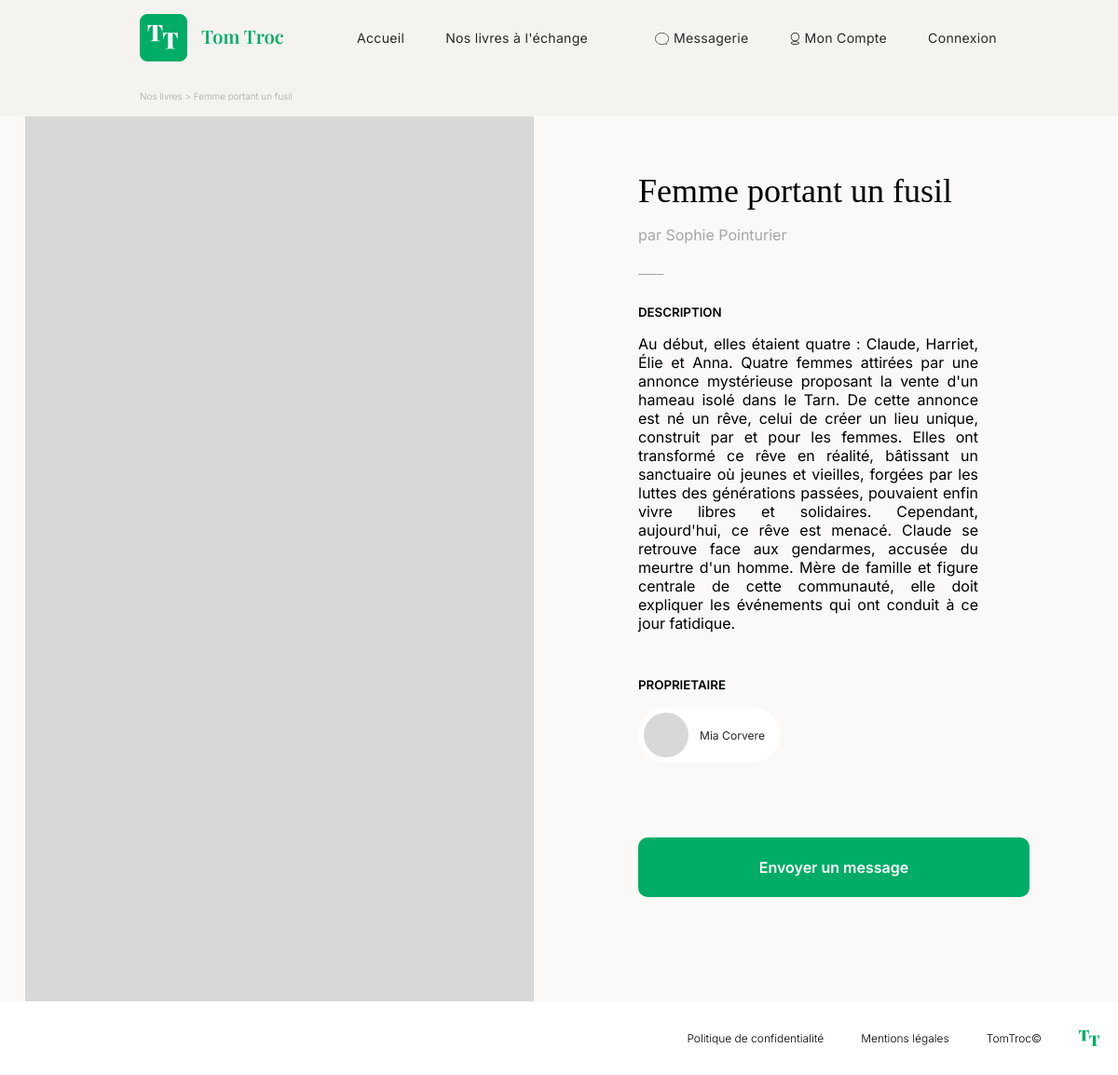
Page /index.php?action=bookDetail&bookId=48 on the committed database.
### tables this page shows
CREATE TABLE `Books` (
  `id` int(11) NOT NULL,
  `title` varchar(255) NOT NULL,
  `author` varchar(100) NOT NULL,
  `cover` varchar(255) DEFAULT NULL,
  `description` text NOT NULL,
  `disponibility` tinyint(1) NOT NULL,
  `user_id` int(11) NOT NULL
);

CREATE TABLE `Users` (
  `id` int(11) NOT NULL,
  `login` varchar(100) NOT NULL,
  `email` varchar(100) NOT NULL,
  `password` varchar(250) NOT NULL,
  `picture` varchar(255) DEFAULT NULL,
  `inscription` date DEFAULT NULL
);

### views/View.php (called while the page is built, shortened)
<?php
class View
{
    public function render(string $viewName, array $params = []) : void
    {
        $viewPath = $this->buildViewPath($viewName);
        $content = $this->_renderViewFromTemplate($viewPath, $params);
    }
    private function _renderViewFromTemplate(string $viewPath, array $params = []) : string
    {
        if (file_exists($viewPath)) {
            extract($params);
            require($viewPath);
            return ob_get_clean();
        } else {
            throw new Exception("La vue '$viewPath' est introuvable.");
        }
    }
    private function buildViewPath(string $viewName) : string
    {
        return TEMPLATE_VIEW_PATH . $viewName . '.php';
    }
}

### controllers/BookController.php (called while the page is built, shortened)
<?php
class BookController
{
    private $bookManager;
    public function __construct(BookManager $bookManager)
    {
        $this->bookManager = $bookManager;
    }
    public function showBookDetail() : void
    {
        $bookId = htmlspecialchars($_GET['bookId']);
        $book = $this->bookManager->getBookById($bookId);
        $view = new View("Titre du livre");
        $view->render("bookDetail", ['book' => $book]);
    }
}

### models/AbstractEntityManager.php (called while the page is built, shortened)
<?php
abstract class AbstractEntityManager {
    public function __construct()
    {
        $this->db = DBManager::getInstance();
    }
}

### config/autoload.php (called while the page is built, shortened)
<?php
spl_autoload_register(function($className) {
    $directories = ['services', 'models', 'controllers', 'views'];
    foreach ($directories as $directory) {
        $filePath = $directory . '/' . $className . '.php';
        if (file_exists($filePath)) {
            return;
        }
    }
});

### models/DBManager.php (called while the page is built, shortened)
<?php
class DBManager
{
    private static $instance;
    private $db;
    private function __construct()
    {
        $this->db = new PDO('mysql:host=' . DB_HOST . ';dbname=' . DB_NAME . ';charset=utf8', DB_USER, DB_PASS);
        $this->db->setAttribute(PDO::ATTR_ERRMODE, PDO::ERRMODE_EXCEPTION);
        $this->db->setAttribute(PDO::ATTR_DEFAULT_FETCH_MODE, PDO::FETCH_ASSOC);
    }
    public static function getInstance() : DBManager
    {
        if (!self::$instance) {
            self::$instance = new DBManager();
        }
        return self::$instance;
    }
    public function query(string $sql, ?array $params = null) : PDOStatement
    {
        if ($params == null) {
            $query = $this->db->query($sql);
        } else {
            $query = $this->db->prepare($sql);
            $query->execute($params);
        }
        return $query;
    }
}

### models/BookManager.php (called while the page is built, shortened)
<?php
class BookManager extends AbstractEntityManager
{
    public function getBookById(int $bookId) : ?Book
    {
        $sql = "SELECT Books.*, Users.login AS login, Users.picture AS user_picture
        FROM Books
        JOIN Users ON Books.user_id = Users.id
        WHERE Books.id = $bookId";
        $result = $this->db->query($sql);
        $book = $result->fetch();
        if ($book) {
            return new Book($book);
        }
        return null;
    }
}

### models/AbstractEntity.php (called while the page is built, shortened)
<?php
abstract class AbstractEntity
{
    protected function hydrate(array $data) : void
    {
        foreach ($data as $key => $value) {
            $method = 'set' . str_replace('_', '', ucwords($key, '_'));
        }
    }
}

### models/Book.php (called while the page is built, shortened)
<?php
class Book extends AbstractEntity
{
   private string $title;
   private string $author;
   private ?string $cover;
   private string $description;
   private int $id_user;
   private string $login;
   private ?string $user_picture;
   public function setUserId(int $id_user) : void
   {
       $this->id_user = $id_user;
   }
   public function getUserId() : int
   {
       return $this->id_user;
   }
   public function setLogin(string $login) : void
   {
       $this->login = $login;
   }
   public function getLogin() : string
   {
       return $this->login;
   }
   public function setTitle(string $title) : void
   {
       $this->title = $title;
   }
   public function getTitle() : string
   {
       return $this->title;
   }
   public function setAuthor(string $author) : void
   {
       $this->author = $author;
   }
   public function getAuthor() : string
   {
       return $this->author;
   }
   public function setCover(?string $cover) : void
   {
       if ($cover !== NULL) {
           $this->cover = $cover;
       }
       else {
           $this->cover = '';
       }
   }
   public function getCover() : string
   {
       return $this->cover;
   }
   public function setDescription(string $description) : void
   {
       $this->description = $description;
   }
   public function getDescription() : string
   {
       return $this->description;
   }
   public function setUserPicture(?string $user_picture) : void
   {
       if ($user_picture !== NULL) {
           $this->user_picture = $user_picture;
       }
       else {
           $this->user_picture = '';
       }
   }
   public function getUserPicture() : string
   {
       return $this->user_picture;
   }
}

### views/templates/bookDetail.php (the view, shortened to what this page needs)
<div class="breadcrumb">
    <p>Nos livres > <?= $book->getTitle()?></p>
</div>
<div class="book-detail">
    <?php if ($book->getCover()) :?>
        <img src="img/covers/<?=$book->getCover()?>" alt="Couverture du livre <?=$book->getTitle()?>">
    <?php else :?>
        <img src="img/covers/default.png" alt="Ce livre n'a pas de couverture enregistrée.">
    <?php endif;?>
    <div class="infos">
        <h3><?=$book->getTitle()?></h3>
        <h4>par <?=$book->getAuthor()?></h4>
        <p id="line1"></p>
        <h5>DESCRIPTION</h5>
        <p class="book-description"><?=$book->getDescription()?></p>
        <h5>PROPRIETAIRE</h5>
        <div class="owner">
        <?php if ($book->getUserPicture()): ?>
            <img src="img/users/<?=$book->getUserPicture()?>" alt="Image de profil de l'utilisateur">
        <?php else : ?>
            <img src="img/users/default.png" alt="Pas d'image de profil">
        <?php endif; ?>
            <a href="index.php?action=userPage&userId=<?=$book->getUserId()?>"><?=$book->getLogin()?></a>
        </div>
        <a href="index.php?action=messages&userId=<?=$book->getUserId()?>" class="link-button">Envoyer un message</a>
    </div>
</div>

### css/style.css (style rules this page uses)
:root { --black: #292929; --grey-text: #A6A6A6; --clear-grey: #F5F3EF; --green: #00AC66; --white: #FFFFFF; --beige: #FAF9F7; --brown : #C56D6D; --light-grey : #EDF2F6; }
body { margin: 0; color: var(--noir); background-color: var(--clear-grey); font-family: 'Inter', Arial, Helvetica, sans-serif; }
h3 { font-family: 'Playfair Display', 'Times New Roman', Times, serif; font-size: 2em; font-weight: 400; }
.link-button { font-size: 1em; font-weight: 600; color: var(--white); text-decoration: none; background-color: var(--green); padding: 22px 38px; border-radius: 10px; }
.breadcrumb { margin: 16px 0 16px 150px; color: var(--grey-text); font-size: 0.62em; font-weight: 300; }
.book-detail { display: -webkit-box; display: -ms-flexbox; display: flex; height: -webkit-fit-content; height: -moz-fit-content; height: fit-content; background-color: var(--beige); }
.book-detail img { width: 50%; max-height: 950px; -o-object-fit: contain; object-fit: contain; -webkit-box-pack: center; -ms-flex-pack: center; justify-content: center; }
.infos { width: 50%; margin: 0; }
.infos h3 { margin: 0; padding: 59px 0 0 85px; font-size: 2.25em; }
.infos h4 { margin: 0; padding : 16px 0 32px 85px; color: var(--grey-text); font-size: 1em; font-weight: 400; }
#line1 { margin: 0 0 0 85px; padding: 0; width: 27px; height: 0; border-top: 1px solid var(--grey-text); }
.infos h5 { margin: 0; padding: 32px 0 16px 85px; font-size: 0.5 em; font-weight: 600; }
.book-description { margin: 0; padding: 0 150px 16px 85px; text-align: justify; -o-text-overflow: ellipsis; text-overflow: ellipsis; }
.owner { display: -webkit-box; display: -ms-flexbox; display: flex; width: -webkit-fit-content; width: -moz-fit-content; width: fit-content; -webkit-box-align: center; -ms-flex-align: center; align-items: center; margin: 0 85px; padding-right: 16px; background-color: var(--white); border-radius: 114px; font-size: 0.87em; }
.owner img { margin: 6px 12px 6px 6px; border-radius: 50%; width: 48px; height: 48px; -o-object-fit: cover; object-fit: cover; }
.owner a { color: var(--black); font-size: 0.87em; text-decoration: none; }
.infos .link-button { display: block; width: 70%; top: 80px; bottom: 80px; margin: 80px 0 80px 85px; font-size: 1em; font-weight: 600; color: var(--white); text-decoration: none; text-align: center; background-color: var(--green); padding: 22px 0; border-radius: 10px; }

### rows in the picture
books: title "Femme portant un fusil", author "Sophie Pointurier", description "Au début, elles étaient quatre : Claude, Harriet, Élie et Anna. Quatre femmes attirées par une annonce mystérieuse proposant la vente d'un hameau isolé dans le Tarn. De cette annonce est né un rêve, celui de créer un lieu unique, construit par et pour les femmes. Elles ont transformé ce rêve en réalité, bâtissant un sanctuaire où jeunes et vieilles, forgées par les luttes des générations passées, pouvaient enfin vivre libres et solidaires. Cependant, aujourd'hui, ce rêve est menacé. Claude se retrouve face aux gendarmes, accusée du meurtre d'un homme. Mère de famille et figure centrale de cette communauté, elle doit expliquer les événements qui ont conduit à ce jour fatidique.", user.login "Mia Corvere"
